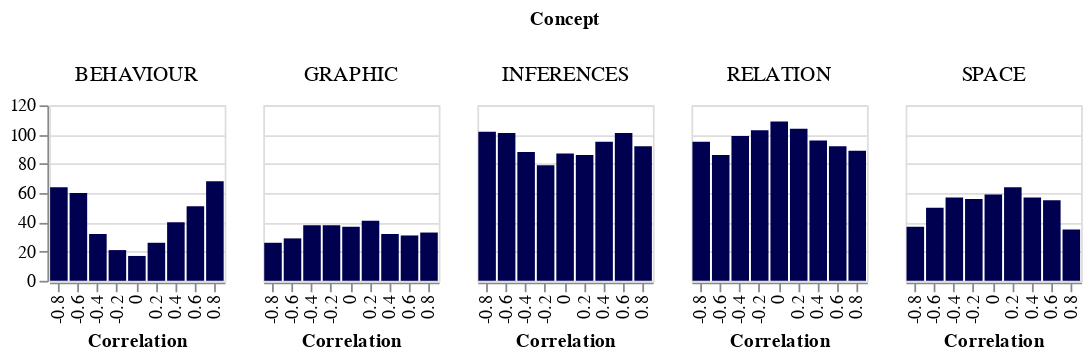

Notebook source saved alongside this figure:
### Markdown cell above
Concepts by levels of correlation by use of negative statements

### Code cell
#display(conly[conly['Concept'] == 'RELATION']['Count'])
alt.Chart(conly).mark_bar().encode(
    x='Correlation:O',
    y=alt.Y('sum(Count):Q',scale=alt.Scale(domain=(0, 120)),axis=alt.Axis(title=None,tickCount=5))
    
).properties(width=100,height=100).facet(column='Concept:N') # ,row='Negate:N')

### Figure 1 — Vega-Lite specification as saved in the notebook (floating-point values rounded to 4 significant figures)
{"config": {"mark": {"color": "#000050"}, "title": {"font": "Avenir", "anchor": "end"}, "axis": {"labelFont": "Avenir", "titleFont": "Avenir"}, "header": {"labelFont": "Avenir", "labelFontSize": 12, "titleFont": "Avenir"}, "legend": {"labelFont": "Avenir", "titleFont": "Avenir"}}, "data": {"name": "data-9e894c0e57b43fdfc32d9dbf36924eb1"}, "facet": {"column": {"type": "nominal", "field": "Concept"}}, "spec": {"mark": "bar", "encoding": {"x": {"type": "ordinal", "field": "Correlation"}, "y": {"type": "quantitative", "aggregate": "sum", "axis": {"tickCount": 5, "title": null}, "field": "Count", "scale": {"domain": [0, 120]}}}, "height": 100, "width": 100}, "$schema": "https://vega.github.io/schema/vega-lite/v4.8.1.json", "datasets": {"data-9e894c0e57b43fdfc32d9dbf36924eb1": [{"Question": "C0", "Concept": "BEHAVIOUR", "Negate": false, "Count": 8, "Correlation": 0.0}, {"Question": "C0", "Concept": "BEHAVIOUR", "Negate": true, "Count": 9, "Correlation": 0.0}, {"Question": "C0", "Concept": "GRAPHIC", "Negate": false, "Count": 23, "Correlation": 0.0}, {"Question": "C0", "Concept": "GRAPHIC", "Negate": true, "Count": 14, "Correlation": 0.0}, {"Question": "C0", "Concept": "INFERENCES", "Negate": false, "Count": 46, "Correlation": 0.0}, {"Question": "C0", "Concept": "INFERENCES", "Negate": true, "Count": 41, "Correlation": 0.0}, {"Question": "C0", "Concept": "RELATION", "Negate": false, "Count": 37, "Correlation": 0.0}, {"Question": "C0", "Concept": "RELATION", "Negate": true, "Count": 72, "Correlation": 0.0}, {"Question": "C0", "Concept": "SPACE", "Negate": false, "Count": 43, "Correlation": 0.0}, {"Question": "C0", "Concept": "SPACE", "Negate": true, "Count": 16, "Correlation": 0.0}, {"Question": "C2N", "Concept": "BEHAVIOUR", "Negate": false, "Count": 15, "Correlation": -0.2}, {"Question": "C2N", "Concept": "BEHAVIOUR", "Negate": true, "Count": 6, "Correlation": -0.2}, {"Question": "C2N", "Concept": "GRAPHIC", "Negate": false, "Count": 22, "Correlation": -0.2}, {"Question": "C2N", "Concept": "GRAPHIC", "Negate": true, "Count": 16, "Correlation": -0.2}, {"Question": "C2N", "Concept": "INFERENCES", "Negate": false, "Count": 49, "Correlation": -0.2}, {"Question": "C2N", "Concept": "INFERENCES", "Negate": true, "Count": 30, "Correlation": -0.2}, {"Question": "C2N", "Concept": "RELATION", "Negate": false, "Count": 45, "Correlation": -0.2}, {"Question": "C2N", "Concept": "RELATION", "Negate": true, "Count": 58, "Correlation": -0.2}, {"Question": "C2N", "Concept": "SPACE", "Negate": false, "Count": 41, "Correlation": -0.2}, {"Question": "C2N", "Concept": "SPACE", "Negate": true, "Count": 15, "Correlation": -0.2}, {"Question": "C2P", "Concept": "BEHAVIOUR", "Negate": false, "Count": 18, "Correlation": 0.2}, {"Question": "C2P", "Concept": "BEHAVIOUR", "Negate": true, "Count": 8, "Correlation": 0.2}, {"Question": "C2P", "Concept": "GRAPHIC", "Negate": false, "Count": 33, "Correlation": 0.2}, {"Question": "C2P", "Concept": "GRAPHIC", "Negate": true, "Count": 8, "Correlation": 0.2}, {"Question": "C2P", "Concept": "INFERENCES", "Negate": false, "Count": 56, "Correlation": 0.2}, {"Question": "C2P", "Concept": "INFERENCES", "Negate": true, "Count": 30, "Correlation": 0.2}, {"Question": "C2P", "Concept": "RELATION", "Negate": false, "Count": 52, "Correlation": 0.2}, {"Question": "C2P", "Concept": "RELATION", "Negate": true, "Count": 52, "Correlation": 0.2}, {"Question": "C2P", "Concept": "SPACE", "Negate": false, "Count": 51, "Correlation": 0.2}, {"Question": "C2P", "Concept": "SPACE", "Negate": true, "Count": 13, "Correlation": 0.2}, {"Question": "C4N", "Concept": "BEHAVIOUR", "Negate": false, "Count": 23, "Correlation": -0.4}, {"Question": "C4N", "Concept": "BEHAVIOUR", "Negate": true, "Count": 9, "Correlation": -0.4}, {"Question": "C4N", "Concept": "GRAPHIC", "Negate": false, "Count": 28, "Correlation": -0.4}, {"Question": "C4N", "Concept": "GRAPHIC", "Negate": true, "Count": 10, "Correlation": -0.4}, {"Question": "C4N", "Concept": "INFERENCES", "Negate": false, "Count": 63, "Correlation": -0.4}, {"Question": "C4N", "Concept": "INFERENCES", "Negate": true, "Count": 25, "Correlation": -0.4}, {"Question": "C4N", "Concept": "RELATION", "Negate": false, "Count": 55, "Correlation": -0.4}, {"Question": "C4N", "Concept": "RELATION", "Negate": true, "Count": 44, "Correlation": -0.4}, {"Question": "C4N", "Concept": "SPACE", "Negate": false, "Count": 47, "Correlation": -0.4}, {"Question": "C4N", "Concept": "SPACE", "Negate": true, "Count": 10, "Correlation": -0.4}, {"Question": "C4P", "Concept": "BEHAVIOUR", "Negate": false, "Count": 37, "Correlation": 0.4}, {"Question": "C4P", "Concept": "BEHAVIOUR", "Negate": true, "Count": 3, "Correlation": 0.4}, {"Question": "C4P", "Concept": "GRAPHIC", "Negate": false, "Count": 22, "Correlation": 0.4}, {"Question": "C4P", "Concept": "GRAPHIC", "Negate": true, "Count": 10, "Correlation": 0.4}, {"Question": "C4P", "Concept": "INFERENCES", "Negate": false, "Count": 74, "Correlation": 0.4}, {"Question": "C4P", "Concept": "INFERENCES", "Negate": true, "Count": 21, "Correlation": 0.4}, {"Question": "C4P", "Concept": "RELATION", "Negate": false, "Count": 72, "Correlation": 0.4}, {"Question": "C4P", "Concept": "RELATION", "Negate": true, "Count": 24, "Correlation": 0.4}, {"Question": "C4P", "Concept": "SPACE", "Negate": false, "Count": 43, "Correlation": 0.4}, {"Question": "C4P", "Concept": "SPACE", "Negate": true, "Count": 14, "Correlation": 0.4}, {"Question": "C6N", "Concept": "BEHAVIOUR", "Negate": false, "Count": 56, "Correlation": -0.6}, {"Question": "C6N", "Concept": "BEHAVIOUR", "Negate": true, "Count": 4, "Correlation": -0.6}, {"Question": "C6N", "Concept": "GRAPHIC", "Negate": false, "Count": 23, "Correlation": -0.6}, {"Question": "C6N", "Concept": "GRAPHIC", "Negate": true, "Count": 6, "Correlation": -0.6}, {"Question": "C6N", "Concept": "INFERENCES", "Negate": false, "Count": 90, "Correlation": -0.6}, {"Question": "C6N", "Concept": "INFERENCES", "Negate": true, "Count": 11, "Correlation": -0.6}, {"Question": "C6N", "Concept": "RELATION", "Negate": false, "Count": 74, "Correlation": -0.6}, {"Question": "C6N", "Concept": "RELATION", "Negate": true, "Count": 12, "Correlation": -0.6}, {"Question": "C6N", "Concept": "SPACE", "Negate": false, "Count": 44, "Correlation": -0.6}, {"Question": "C6N", "Concept": "SPACE", "Negate": true, "Count": 6, "Correlation": -0.6}, {"Question": "C6P", "Concept": "BEHAVIOUR", "Negate": false, "Count": 48, "Correlation": 0.6}, {"Question": "C6P", "Concept": "BEHAVIOUR", "Negate": true, "Count": 3, "Correlation": 0.6}, {"Question": "C6P", "Concept": "GRAPHIC", "Negate": false, "Count": 25, "Correlation": 0.6}, {"Question": "C6P", "Concept": "GRAPHIC", "Negate": true, "Count": 6, "Correlation": 0.6}, {"Question": "C6P", "Concept": "INFERENCES", "Negate": false, "Count": 95, "Correlation": 0.6}, {"Question": "C6P", "Concept": "INFERENCES", "Negate": true, "Count": 6, "Correlation": 0.6}, {"Question": "C6P", "Concept": "RELATION", "Negate": false, "Count": 80, "Correlation": 0.6}, {"Question": "C6P", "Concept": "RELATION", "Negate": true, "Count": 12, "Correlation": 0.6}, {"Question": "C6P", "Concept": "SPACE", "Negate": false, "Count": 51, "Correlation": 0.6}, {"Question": "C6P", "Concept": "SPACE", "Negate": true, "Count": 4, "Correlation": 0.6}, {"Question": "C8N", "Concept": "BEHAVIOUR", "Negate": false, "Count": 63, "Correlation": -0.8}, {"Question": "C8N", "Concept": "BEHAVIOUR", "Negate": true, "Count": 1, "Correlation": -0.8}, {"Question": "C8N", "Concept": "GRAPHIC", "Negate": false, "Count": 23, "Correlation": -0.8}, {"Question": "C8N", "Concept": "GRAPHIC", "Negate": true, "Count": 3, "Correlation": -0.8}, {"Question": "C8N", "Concept": "INFERENCES", "Negate": false, "Count": 99, "Correlation": -0.8}, {"Question": "C8N", "Concept": "INFERENCES", "Negate": true, "Count": 3, "Correlation": -0.8}, {"Question": "C8N", "Concept": "RELATION", "Negate": false, "Count": 91, "Correlation": -0.8}, {"Question": "C8N", "Concept": "RELATION", "Negate": true, "Count": 4, "Correlation": -0.8}, {"Question": "C8N", "Concept": "SPACE", "Negate": false, "Count": 35, "Correlation": -0.8}, {"Question": "C8N", "Concept": "SPACE", "Negate": true, "Count": 2, "Correlation": -0.8}, {"Question": "C8P", "Concept": "BEHAVIOUR", "Negate": false, "Count": 66, "Correlation": 0.8}, {"Question": "C8P", "Concept": "BEHAVIOUR", "Negate": true, "Count": 2, "Correlation": 0.8}, {"Question": "C8P", "Concept": "GRAPHIC", "Negate": false, "Count": 32, "Correlation": 0.8}, {"Question": "C8P", "Concept": "GRAPHIC", "Negate": true, "Count": 1, "Correlation": 0.8}, {"Question": "C8P", "Concept": "INFERENCES", "Negate": false, "Count": 90, "Correlation": 0.8}, {"Question": "C8P", "Concept": "INFERENCES", "Negate": true, "Count": 2, "Correlation": 0.8}, {"Question": "C8P", "Concept": "RELATION", "Negate": false, "Count": 88, "Correlation": 0.8}, {"Question": "C8P", "Concept": "RELATION", "Negate": true, "Count": 1, "Correlation": 0.8}, {"Question": "C8P", "Concept": "SPACE", "Negate": false, "Count": 34, "Correlation": 0.8}, {"Question": "C8P", "Concept": "SPACE", "Negate": true, "Count": 1, "Correlation": 0.8}]}}
